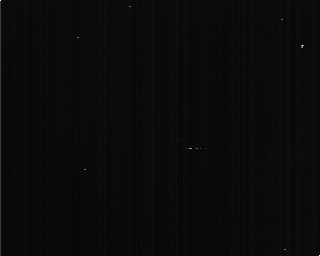
%> input picture OAM sorting/2_3zT/bg.png, 320 x 256 px
$ octave OAM_sorting_superpos.m   (GNU Octave 9; MATLAB toolbox functions it lacks are replaced by stand-ins)
%> lines starting %> are read from the running program, lines starting %| are printed output that depends on the picture
### OAM sorting/pix_linearize.m
% Mapping from measured pixel values to true, linear values
function result = pix_linearize(c,pix)
    result = zeros(size(pix));
    % polynomial terms with coefficients in vector c
    for it = 1:length(c)
        result = result + c(it).*pix.^(it);
    end
end

### OAM sorting/OAM_sorting_superpos.m
%% Constants & Parameters

nx = 320;
ny = 256;

norm = 4096;
%% Load data & specify settings

% SETTING EXPLANATIONS FOR DATASETS:
%
% Folder: Name of folder containing the measurement set
% bg: background image (no signal on camera)
% n_sectors: Number of sorter sectors
% sector_angle_shift: Rotation of sorter sectors from default setting (radians)
% sector_ratio: The portion of the sector (0-1) considered in sorting.
%               Edges of the sectors are unsampled, if sector_ratio < 1.
%               This is only implemented for the special, wider sectors.
% x0, y0: Center coordinates of the field

% UNCOMMENT THE SELECTED DATASET SETTINGS FOR EVALUATION


% 7_12 zT SPECIAL SECTORS. INPUT: L14, L15, L16, AMPLITUDES: 1, sqrt(2), sqrt(3)
Folder = '7_12zT';
bg = double(imread(strcat(Folder,'\bg.png')))./norm;
%> bg: size 256x320 double; min 0, max 1, mean 0.0419
n_sectors = 5;
special_sectors_flag = 1;
sector_angle_shift = 6*pi/5-1.45-0.15; % 6 sectors, 5 modes
sector_ratio = 1; % How big area of sector to consider (0-1)
disp(strcat("Sector_ratio: ", num2str(sector_ratio)));
x0 = 155;
y0 = 129;
image = double(imread(strcat(Folder,'\Superpos\l-14_-15_-16_1_1.414_1.732.png')))./norm - bg;
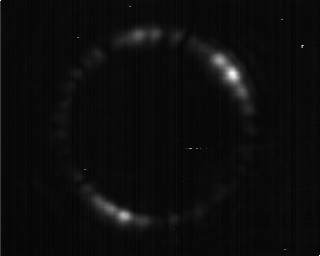
%> input picture OAM sorting/7_12zT/Superpos/l-14_-15_-16_1_1.414_1.732.png, 320 x 256 px
%> image: size 256x320 double; min -0.0137, max 0.932, mean 0.00825
spectrum_in = [0 3 1 0 2];
lvec = [-18 -16 -14 -17 -15];


% [32 lines of commented-out code are left out]
spectrum_in = spectrum_in./sum(spectrum_in);

% Set negative values to 0 (If background reduction leads to negative values)?
image(image<0) = 0;

% Shift the images of this data set a bit. (Use circshift to ensure the
% background noise is unaltered, reusing the same pixel values)
if strcmp(Folder,"7_9zT")
    image = circshift(image, [20 0 0]);
end

%% Linearize camera pixel response

% Pixel response linearization
c = [0.1562, 0.7375, -0.9792, 0.3774, 0.264, -0.1788].*1e-3;
image_original = image;
image = pix_linearize(c,image);
%> the loop in pix_linearize, `for it = 1:length(c)` made 6 passes
%> pass 3, in pix_linearize, `result = result + c(it).*pix.^(it);`:
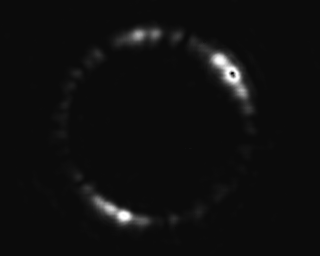
%> result: size 256x320 double; min -6.91e-06, max 0.000148, mean 2.66e-06; drawn with min black and max white
%> after the loop in pix_linearize, `for it = 1:length(c)`:
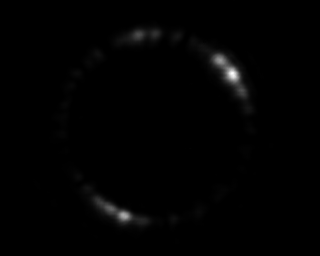
%> result: size 256x320 double; min 0, max 0.000347, mean 2.95e-06; drawn with min black and max white

%% Coordinate system

% Generate coordinate system w.r.t center of the field
x = (1:nx)-x0;
y = (1:ny)-y0;
[X,Y] = meshgrid(x,y);
Rad=sqrt(X.^2+Y.^2);
Angle=angle(X+1i.*Y)+pi;

% Shifted Angle matrix (shift defined in load data section)
Angle_shifted = mod(Angle+sector_angle_shift,2*pi);
Angle_shifted = 2*pi-Angle_shifted; % Reverse the orientation (used in sector mask generation)


%% Binary Sector masks for sampling the field
sector_masks = zeros(ny,nx,n_sectors);
sector_angle = 2*pi/n_sectors;

% Angular masks
for it = 1:n_sectors
    % Standard
    mask = zeros(ny,nx);
    mask(Angle_shifted>(it-1)*sector_angle) = 1;
    mask(Angle_shifted>=it*sector_angle) = 0;
    sector_masks(:,:,it) = mask;

    % Replace the standard with special sectoring if special_sectors_flag = 1
    if special_sectors_flag % 7/12 special 5 sectors
        if strcmp(Folder,'7_12zT') % 7/12 sorting 5 sectors

            sector_spacing = 2*pi/6; % Instead of 2pi/5;
            sector_angle = sector_spacing*sector_ratio; % Smaller sectors
            dead_zone = (sector_spacing-sector_angle)/2;
            mask = zeros(ny,nx);
            if it < 4 % First 3 sectors as normal
                mask(Angle_shifted>(it-1)*sector_spacing+dead_zone) = 1;
                mask(Angle_shifted>=it*sector_spacing-dead_zone) = 0;
                sector_masks(:,:,it) = mask;
            else % Last 2 sectors shifted by additional 1/2 sector
                mask(Angle_shifted>((it+1/2)-1)*sector_spacing+dead_zone) = 1;
                mask(Angle_shifted>=(it+1/2)*sector_spacing-dead_zone) = 0;
                sector_masks(:,:,it) = mask;
            end

        elseif strcmp(Folder, '7_9zT') % 7/12 sorting 4 sectors

            sector_spacing = 4*pi/9;
            sector_angle = sector_spacing*sector_ratio; % Smaller sectors if sector_ratio < 1
            dead_zone = (sector_spacing-sector_angle)/2;
            mask = zeros(ny,nx);
            mask(Angle_shifted>(it-1)*sector_spacing+dead_zone) = 1;
            mask(Angle_shifted>=it*sector_spacing-dead_zone) = 0;
            sector_masks(:,:,it) = mask;
        end
    end
end


% Radial mask
Rmin = 82;
Rmax = 105;
Rmask = zeros(ny,nx);
Rmask(Rad>Rmin) = 1;
Rmask(Rad>Rmax) = 0;

sector_masks = sector_masks.*Rmask; % Multiply angular and radial masks

%% Calculate measured OAM spectrum

spectrum = zeros(1,n_sectors);
for it = 1:n_sectors
    spectrum(it) = sum(sum(image.*sector_masks(:,:,it)));
end
%> after the loop, spectrum = [0.00362 0.113 0.0329 0.00529 0.0671]

% Normalize spectrum
spectrum = spectrum./sum(spectrum);
%> spectrum = [0.0163 0.509 0.148 0.0239 0.303]

% Error
mse = sum((spectrum_in-spectrum).^2)/n_sectors;
%> mse = 0.00044
rmse = sqrt(mse);
%> rmse = 0.021

%% Generate binary masks to plot sector lines
sector_outlines = zeros(ny,nx);
outline_width = 0.02;

for it = 1:n_sectors
    if ~special_sectors_flag % Standard sectoring
        ang = (it-1)*2*pi/n_sectors; % Angular position for line
        sector_outlines(Angle_shifted>=ang & Angle_shifted<ang + outline_width./(Rad*0.005)) = 1;
    else % Special sectoring (7/12zT)
        if strcmp(Folder,'7_12zT') % 7/12 sorting 5 sectors
            if it < 4
                ang = (it-1)*2*pi/6; % Angular position for line
                sector_outlines(Angle_shifted>=ang & Angle_shifted<ang + outline_width./(Rad*0.005)) = 1;
            elseif it == 4
                ang = (it-1)*2*pi/6; % End line for last standard sector
                sector_outlines(Angle_shifted>=ang & Angle_shifted<ang + outline_width./(Rad*0.005)) = 1;
                ang = (it-1+1/2)*2*pi/6; % Start line for current sector
                sector_outlines(Angle_shifted>=ang & Angle_shifted<ang + outline_width./(Rad*0.005)) = 1;
            elseif it == 5
                ang = (it-1+1/2)*2*pi/6; % Start line for current sector
                sector_outlines(Angle_shifted>=ang & Angle_shifted<ang + outline_width./(Rad*0.005)) = 1;
                ang = (it+1/2)*2*pi/6; % End line for current sector
                sector_outlines(Angle_shifted>=ang & Angle_shifted<ang + outline_width./(Rad*0.005)) = 1;
            end
        elseif strcmp(Folder, '7_9zT') % 7/12 sorting 4 sectors
            ang = (it-1)*4*pi/9;
            sector_outlines(Angle_shifted>=ang & Angle_shifted<ang + outline_width./(Rad*0.005)) = 1;
            if it == 4 % End line
                ang = it*4*pi/9;
                sector_outlines(Angle_shifted>=ang & Angle_shifted<ang + outline_width./(Rad*0.005)) = 1;
            end
        end
    end
end

sector_outlines(Rad<Rmin) = 0;
sector_outlines(Rad>=Rmin - 200*outline_width & Rad<Rmin) = 1;
sector_outlines(Rad>=Rmax & Rad<Rmax + 200*outline_width) = 1;
sector_outlines(Rad>Rmax + 200*outline_width) = 0;

%% Plotting

close all

% Define figure structure
aspect_ratio = 1.6;
font_size = 7;
fig_width_cm = 4.4;
fig_width_cm = fig_width_cm*1.6;
scl = 0.1875;

fig = figure('units', 'centimeters', 'position', [40,10,fig_width_cm,fig_width_cm/aspect_ratio]);
set(fig, 'InvertHardcopy', 'off')
set(fig, 'Color', 'w')

% Colormap from white to color
col = [0 .482 0.671];
cmap_w_to_col = [linspace(1,col(1),256)',linspace(1,col(2),256)',linspace(1,col(3),256)'];


% Camera image
ax1 = axes('Position', [0.1, 0.25, scl, scl*aspect_ratio]);
square_image = image(:,floor(x0-ny/2)+1:floor(x0+ny/2));
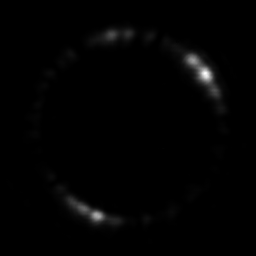
%> square_image: size 256x256 double; min 0, max 0.000347, mean 3.68e-06; drawn with min black and max white
imagesc(square_image)
colormap(ax1,gray)
xticks([])
yticks([])
ax1.FontSize = font_size;


% Sector overlay
ax2 = axes('Position', ax1.Position);
im2 = imagesc(sector_outlines(:,floor(x0-ny/2)+1:floor(x0+ny/2)));
im2.AlphaData = im2.CData;
alpha scaled
ax2.ALim = [0 1];
colormap(ax2,col)
%> (this line was passed over: colormap is not available in this run)
xticks([])
yticks([])
ax2.Color = 'None';
ax2.XColor = 'None';
ax2.YColor = 'None';


% Retrieved spectrum
ax3 = axes('Position', [0.5 0.25 scl*2 scl*aspect_ratio]);
[sorted_lvec, sorted_indices] = sort(lvec); % Sort OAM indices
col2 = [0.6706    0.1882         0];
b = bar(sorted_lvec, [spectrum_in(sorted_indices)', spectrum(sorted_indices)']);
%> (the run ends here)
